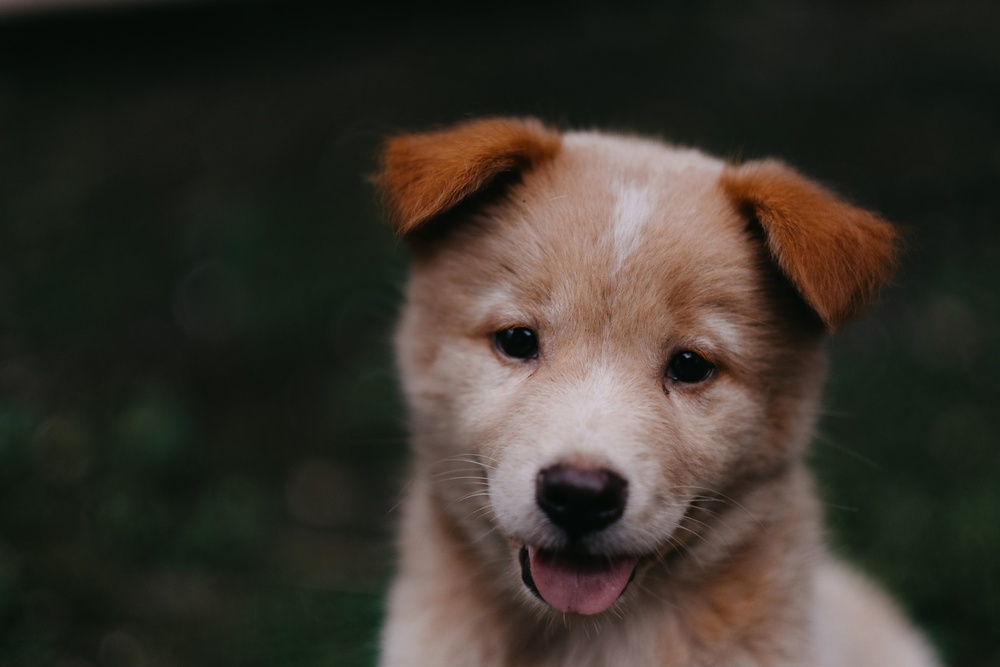
#> input picture Numpy/00-puppy.jpg, 1000 x 667 px, shrunk from 1950 x 1300 before the run, found by its file name
$ python Images.py
#> lines starting #> are read from the running program, lines starting #| are printed output that depends on the picture
import numpy as np # Numpy is a library for working with Arrays
import matplotlib.pyplot as plt # Matplotlib is a plotting library
from PIL import Image # PIL is the Python Imaging Library

pic = Image.open('Numpy/00-puppy.jpg')
#> pic is the input picture: PIL image 1000x667 RGB; mean R, G, B 57.3, 51.8, 43.8

# print(type(pic))

# Image._show(pic)

# convert the image to a numpy array
pic_arr = np.asarray(pic)

# print(type(pic_arr))

# show the shape of the numpy array
# Create a figure with multiple subplots
fig, axs = plt.subplots(2, 2, figsize=(16, 8))

# Display each color channel separately
axs[0,0].imshow(pic_arr[:, :, 0], cmap='gray')
axs[0,0].set_title('Red Channel')

axs[0,1].imshow(pic_arr[:, :, 1], cmap='gray')
axs[0,1].set_title('Green Channel')

axs[1,0].imshow(pic_arr[:, :, 2], cmap='gray')
axs[1,0].set_title('Blue Channel')

pic_red = pic_arr.copy()

# Zero out the green and blue channels
pic_red[:, :, 1] = 0
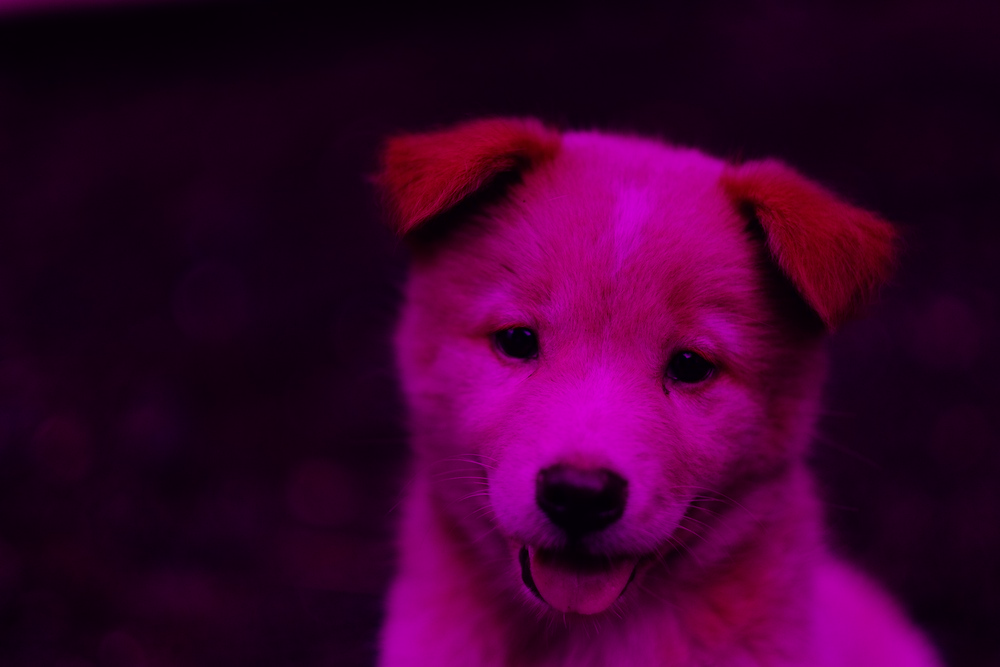
#> pic_red: shape (667, 1000, 3); mean R, G, B 57.3, 0, 43.8
pic_red[:, :, 2] = 0
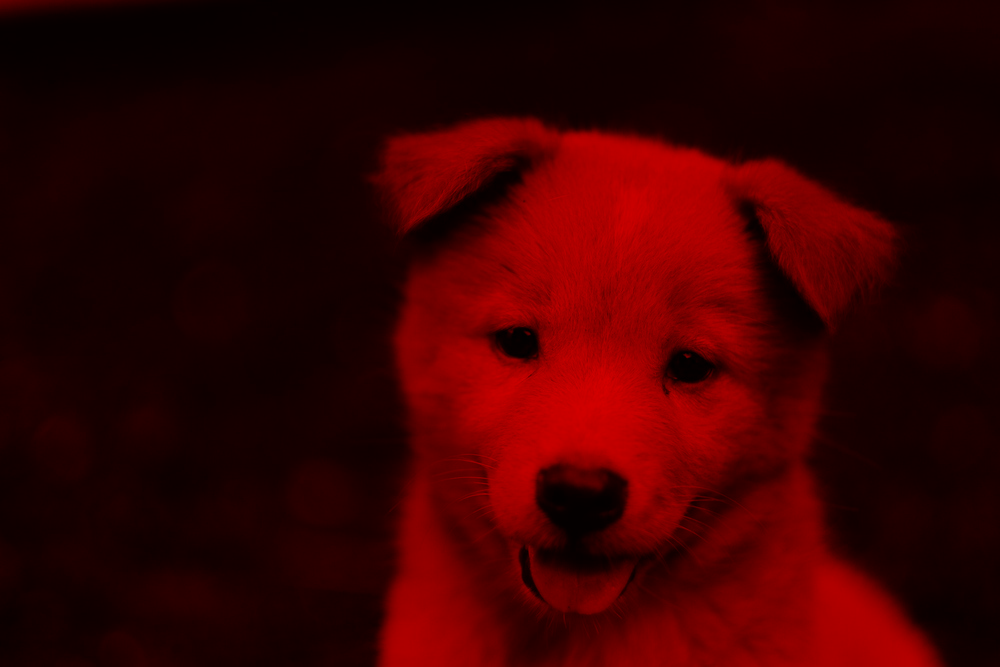
#> pic_red: shape (667, 1000, 3); mean R, G, B 57.3, 0, 0

axs[1,1].imshow(pic_red)
axs[1,1].set_title('Red Channel Only')

# Remove the axes for clarity
# for ax in axs:
#     ax.axis('off')

#remove the x and y ticks
for ax in axs.flat:
    ax.set(xticks=[], yticks=[])

# Display the figure
plt.show()
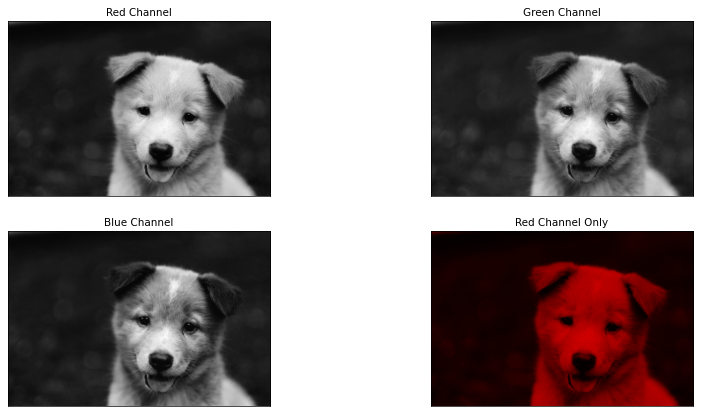
#> figure drawn by matplotlib, 4 panels
